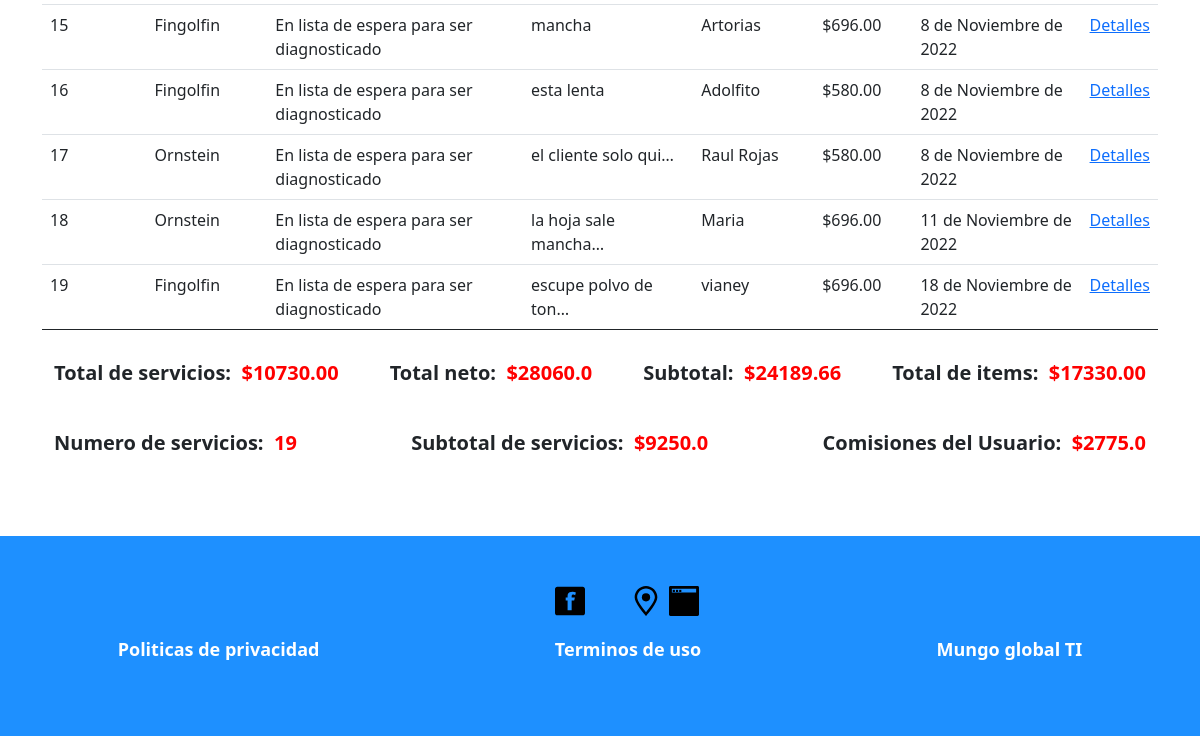
/reports/ (signed in, lower part), run on an earlier commit of the app's database.
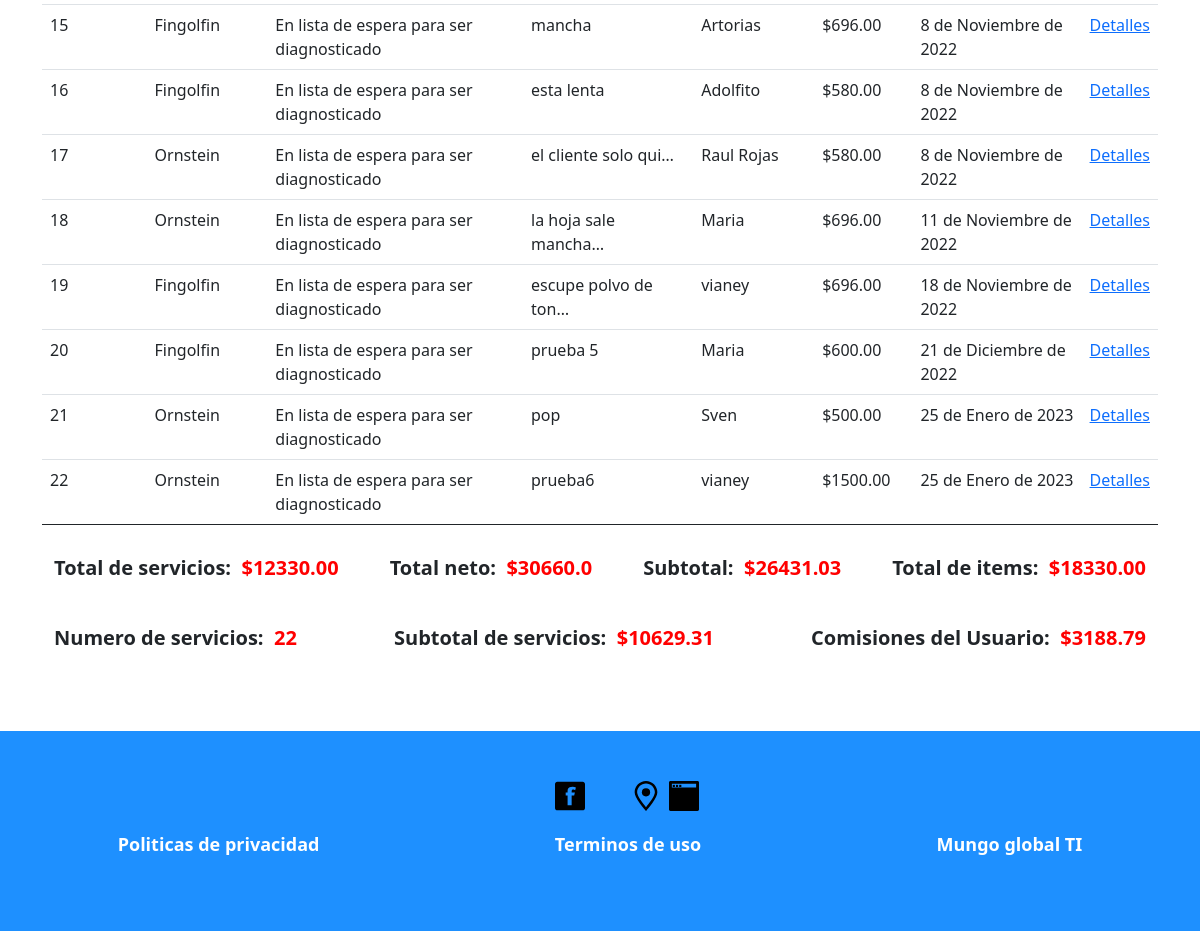
And on a later commit of the database.
### feed/models.py (models this page shows, shortened)
class Service(models.Model):
    user = models.ForeignKey(User, on_delete = models.CASCADE)
    service_type = models.ForeignKey(TypeOfService, on_delete = models.DO_NOTHING)
    type_of_product = models.ForeignKey(TypeOfProduct, on_delete = models.DO_NOTHING)
    client = models.ForeignKey(Client, on_delete = models.CASCADE)
    status = models.ForeignKey(Status, on_delete = models.DO_NOTHING)
    model = models.CharField(max_length = 200, blank = True)
    serial_number = models.CharField(max_length = 200, blank = True)
    accesories = models.CharField(max_length = 200, blank = True)
    failure = models.TextField()
    is_working = models.BooleanField()
    is_damaged = models.BooleanField()
    is_complete = models.BooleanField()
    service_reference = models.CharField(max_length = 200)
    service_price = models.DecimalField(max_digits = 9, decimal_places = 2)
    client_pass = models.CharField(max_length = 200, unique = True)
    created = models.DateTimeField(auto_now_add = True)
    updated = models.DateTimeField(auto_now = True)

class Status(models.Model):
    name = models.CharField(max_length = 200, unique = True)
    created = models.DateTimeField(auto_now_add = True)
    updated = models.DateTimeField(auto_now = True)
    def __str__(self):
        return self.name

class Client(models.Model):
    name = models.CharField(max_length = 200)
    company_name = models.CharField(max_length = 200, blank = True)
    email = models.CharField(max_length = 200, blank = True, unique = True)
    phonenumber = models.CharField(max_length = 200, blank = True)
    adress = models.TextField(blank = True)
    created = models.DateTimeField(auto_now_add = True)
    updated = models.DateTimeField(auto_now = True)
    def __str__(self):
        return self.name

### feed/views.py (the view, shortened to what this page needs)
# urls.py: path("reports/", views.reports, name = "reports"),
def reports(request):
    full_prices = []
    full_prices_iva = []
    iva_price = 0
    total_price = 0
    total_price_iva = 0
    service_item_price = 0
    service_item_price_iva = 0
    just_service_price = 0
    just_service_price_iva = 0
    comisions = 0
    all_status = Status.objects.all()
    if request.user.is_superuser:
        all_services = Service.objects.all()
        all_users = User.objects.all()
    else:
        user_id = request.user.id
        all_services = Service.objects.filter(user = user_id)
        all_users = User.objects.filter(id = user_id)
    for serv in all_services:
        items = ItemDetail.objects.filter(service = serv.id)
        service_full_price = 0
        just_service_price = just_service_price + serv.service_price
        for item in items:
            service_full_price = service_full_price + item.price
            service_item_price = service_item_price + item.price
        service_full_price = service_full_price + serv.service_price
        full_prices.append(service_full_price)
    service_item_price_iva = round(float(service_item_price) /1.16,2)
    for full in full_prices:
        total_price = round(float(total_price) + float(full),2)
    total_price_iva = float(total_price_iva)
    total_price_iva = round(total_price / 1.16, 2)
    just_service_price_iva = float(just_service_price_iva)
    just_service_price_iva = round(float(just_service_price) / 1.16,2)
    comisions = round(just_service_price_iva *.30,2)
    number_of_services = all_services.count()
    return render(request, 'feed/reports.html', {
        "all" : all_services,
        "all_users": all_users,
        "full_prices": full_prices,
        "full_prices_iva": full_prices_iva,
        "all_status": all_status,
        "number_of_services": number_of_services,
        "total_price": total_price,
        "total_price_iva": total_price_iva,
        "service_item_price": service_item_price,
        "service_item_price_iva": service_item_price_iva,
        "just_service_price": just_service_price,
        "just_service_price_iva": just_service_price_iva,
        "comisions": comisions
        })

### feed/templates/feed/reports.html (shortened to what this page needs)
{% extends 'feed/index.html' %}
{% block content %}
{% if user.is_authenticated %}
<div class="container">
    <br><br>
    <table class="table">
        <tbody>
            {% for service in all  %}
            {% with index=forloop.counter0 %}
            <tr>
                <th scope="row">{{ forloop.counter }} </th>
                {% if user.is_superuser %}
                <td>{{ service.user }} </td>
                {% endif %}
                <td>{{ service.status }} </td>
                <td>{{ service.failure|truncatechars:20 }} </td>
                <td>{{ service.client }} </td>
                {% for full in full_prices %}
                {% if index == forloop.counter0 %}
                <td>${{ full }} </td>
                {% endif %}
                {% endfor %}
                <td>{{ service.created|date }} </td>
                <td><a href="service_detail/{{service.id}}">Detalles</a></td>
            </tr>
            {% endwith %}
            {% endfor %}
            </tbody>
    </table>
    <div class="reports-totals">
        <div class="reports-totals-each"><p><strong>Total de servicios:</strong></p>&nbsp;&nbsp;<p class="reports-totals-each-result-number">${{ just_service_price }}</p></div>
        <div class="reports-totals-each"><p><strong>Total neto:</strong></p>&nbsp;&nbsp;<p class="reports-totals-each-result-number">${{ total_price }}</p></div>
        <div class="reports-totals-each"><p><strong>Subtotal:</strong></p>&nbsp;&nbsp;<p class="reports-totals-each-result-number">${{ total_price_iva }}</p></div>
        <div class="reports-totals-each"><p><strong>Total de items:</strong></p>&nbsp;&nbsp;<p class="reports-totals-each-result-number">${{ service_item_price }}</p></div>
    </div>
    <div class="reports-totals">
        <div class="reports-totals-each"><p><strong>Numero de servicios:</strong></p>&nbsp;&nbsp;<p class="reports-totals-each-result-number">{{ number_of_services }}<p></div>
        <div class="reports-totals-each"><p><strong>Subtotal de servicios:</strong></p>&nbsp;&nbsp;<p class="reports-totals-each-result-number">${{ just_service_price_iva }}</p></div>
        <div class="reports-totals-each"><p><strong>Comisiones del Usuario:</strong></p>&nbsp;&nbsp;<p class="reports-totals-each-result-number">${{ comisions }}</p></div>
    </div>
</div>
{% else %}
    <h1>Inicia sesion</h1>
{% endif %}
{% endblock %}

What changed in the data, as far as the page shows it:
added Service: user "Fingolfin", status "En lista de espera para ser diagnosticado", failure "prueba 5", client "Maria", full_prices "600.00", created "21 de Diciembre de 2022"
added Service: user "Ornstein", status "En lista de espera para ser diagnosticado", failure "pop", client "Sven", full_prices "500.00", created "25 de Enero de 2023"
added Service: user "Ornstein", status "En lista de espera para ser diagnosticado", failure "prueba6", client "vianey", full_prices "1500.00", created "25 de Enero de 2023"
Also different on the page:
{{ just_service_price }}: "10730.00" → "12330.00"
{{ total_price }}: "28060.0" → "30660.0"
{{ total_price_iva }}: "24189.66" → "26431.03"
{{ service_item_price }}: "17330.00" → "18330.00"
{{ number_of_services }}: "19" → "22"
{{ just_service_price_iva }}: "9250.0" → "10629.31"
{{ comisions }}: "2775.0" → "3188.79"
